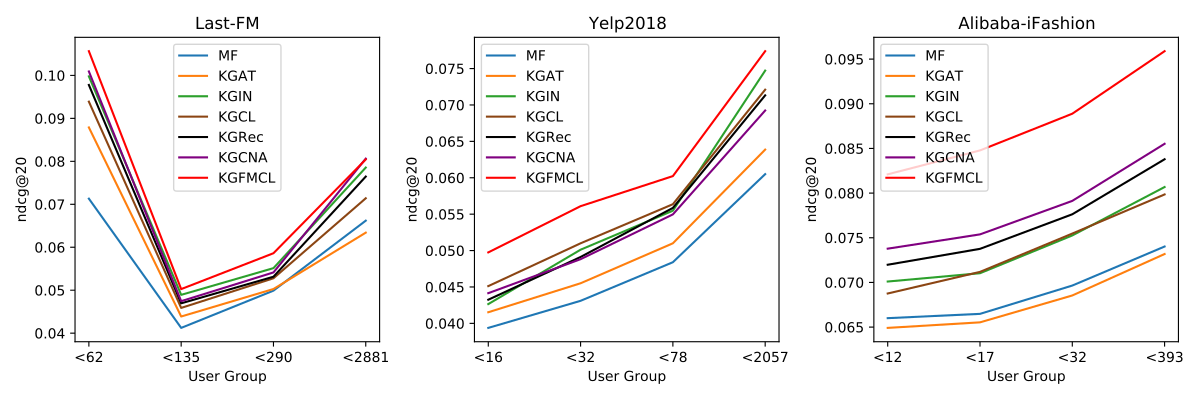

The Python source for this figure:
import matplotlib.pyplot as plt

# 构造数据
x = [1, 2, 3, 4]
last_fm = ['<62', '<135', '<290', '<2881']
yelp2018 = ['<16', '<32', '<78', '<2057']
alibaba_fashion = ['<12', '<17', '<32', '<393']
# mf
# last_fm
last_fm_mf_recall = [0.09599, 0.03338, 0.02045, 0.01133]
last_fm_mf_ndcg = [0.07131, 0.04123, 0.04990, 0.06619]
# yelp2018
yelp2018_mf_recall = [0.07233, 0.06572, 0.05696, 0.04045]
yelp2018_mf_ndcg = [0.03938, 0.04310, 0.04840, 0.06050]
# alibaba-fashion
alibaba_fashion_mf_recall = [0.11597, 0.10807, 0.0997, 0.08293]
alibaba_fashion_mf_ndcg = [0.06600, 0.06648, 0.06965, 0.07402]
# kgat
# last_fm
last_fm_kgat_recall = [0.11667, 0.03577, 0.02043, 0.01103]
last_fm_kgat_ndcg = [0.08789, 0.04388, 0.05028, 0.06340]
# yelp2018
yelp2018_kgat_recall = [0.07552, 0.06800, 0.06073, 0.04264]
yelp2018_kgat_ndcg = [0.04153, 0.04551, 0.05100, 0.06387]
# alibaba-fashion
alibaba_fashion_kgat_recall = [0.11343, 0.10643, 0.09800, 0.08099]
alibaba_fashion_kgat_ndcg = [0.06491, 0.06553, 0.06854, 0.07318]
# kgin
# last_fm
last_fm_kgin_recall = [0.12961, 0.03881, 0.02291, 0.01347]
last_fm_kgin_ndcg = [0.09978, 0.04892, 0.05514, 0.07855]
# yelp2018
yelp2018_kgin_recall = [0.07748, 0.07432, 0.06455, 0.04930]
yelp2018_kgin_ndcg = [0.04265, 0.05012, 0.05548, 0.07472]
# alibaba-fashion
alibaba_fashion_kgin_recall = [0.12092, 0.11413, 0.10544, 0.08933]
alibaba_fashion_kgin_ndcg = [0.07010, 0.07103, 0.07526, 0.08068]
# kgcl
# last_fm
# last_fm_kgcl_recall = [0.07732, 0.02111, 0.01166, 0.00592]
# last_fm_kgcl_ndcg = [0.05771, 0.04251, 0.05341, 0.06875]
last_fm_kgcl_recall = [0.12167, 0.03677, 0.02103, 0.01203]
last_fm_kgcl_ndcg = [0.09389, 0.04588, 0.05278, 0.07140]
# yelp2018
yelp2018_kgcl_recall = [0.08038, 0.07650, 0.06650, 0.04739]
yelp2018_kgcl_ndcg = [0.04512, 0.05100, 0.05637, 0.07210]
# alibaba-fashion
alibaba_fashion_kgcl_recall = [0.11840, 0.11306, 0.10480, 0.08806]
alibaba_fashion_kgcl_ndcg = [0.06876, 0.07118, 0.07547, 0.07985]
# KGRec
# last_fm
last_fm_kgrec_recall = [0.12847, 0.03755, 0.02173, 0.01302]
last_fm_kgrec_ndcg = [0.09778, 0.04695, 0.05314, 0.07645]
# yelp2018
yelp2018_kgrec_recall = [0.07861, 0.07452, 0.06465, 0.04911]
yelp2018_kgrec_ndcg = [0.04325, 0.04912, 0.05586, 0.07132]
# alibaba-fashion
alibaba_fashion_kgrec_recall = [0.12492, 0.11806, 0.10953, 0.09081]
alibaba_fashion_kgrec_ndcg = [0.07198, 0.07376, 0.07763, 0.08379]
# kgcna
# last_fm
last_fm_kgcna_recall = [0.13297, 0.03855, 0.02193, 0.01362]
last_fm_kgcna_ndcg = [0.10092, 0.04745, 0.05414, 0.08063]
# yelp2018
yelp2018_kgcna_recall = [0.07944, 0.07364, 0.06491, 0.04566]
yelp2018_kgcna_ndcg = [0.04415, 0.04882, 0.05497, 0.06924]
# alibaba-fashion
alibaba_fashion_kgcna_recall = [0.12772, 0.1207, 0.11159, 0.09490]
alibaba_fashion_kgcna_ndcg = [0.07378, 0.07538, 0.07913, 0.08552]
# kgccl
# last_fm
last_fm_kgcncl_recall = [0.13028, 0.03998, 0.02426, 0.01384]
last_fm_kgcncl_ndcg = [0.10564, 0.05026, 0.05861, 0.08044]
# yelp2018
yelp2018_kgcncl_recall = [0.08828, 0.08332, 0.07100, 0.04960]
yelp2018_kgcncl_ndcg = [0.04975, 0.05610, 0.06023, 0.07739]
# alibaba-fashion
alibaba_fashion_kgcncl_recall = [0.13863, 0.13261, 0.12146, 0.10287]
alibaba_fashion_kgcncl_ndcg = [0.08210, 0.08478, 0.08889, 0.09589]
# 创建画布和子图
fig1, axs1 = plt.subplots(1, 3, figsize=(12, 4))

# 画第一个子图
# 设置每个子图的横坐标标签
axs1[0].set_xticks(x)
axs1[0].set_xticklabels(last_fm)
axs1[0].plot(x, last_fm_mf_ndcg, label='MF')
axs1[0].plot(x, last_fm_kgat_ndcg, label='KGAT')
axs1[0].plot(x, last_fm_kgin_ndcg, label='KGIN')
axs1[0].plot(x, last_fm_kgcl_ndcg, label='KGCL', color='SaddleBrown')
axs1[0].plot(x, last_fm_kgrec_ndcg, label='KGRec', color='Black')
axs1[0].plot(x, last_fm_kgcna_ndcg, label='KGCNA', color='purple')
axs1[0].plot(x, last_fm_kgcncl_ndcg, label='KGFMCL', color='red')
axs1[0].set_title('Last-FM')
axs1[0].set_xlabel('User Group')
axs1[0].set_ylabel('ndcg@20')
axs1[0].legend()

# 画第二个子图
# 设置每个子图的横坐标标签
axs1[1].set_xticks(x)
axs1[1].set_xticklabels(yelp2018)
axs1[1].plot(x, yelp2018_mf_ndcg, label='MF')
axs1[1].plot(x, yelp2018_kgat_ndcg, label='KGAT')
axs1[1].plot(x, yelp2018_kgin_ndcg, label='KGIN')
axs1[1].plot(x, yelp2018_kgcl_ndcg, label='KGCL', color='SaddleBrown')
axs1[1].plot(x, yelp2018_kgrec_ndcg, label='KGRec', color='Black')
axs1[1].plot(x, yelp2018_kgcna_ndcg, label='KGCNA', color='purple')
axs1[1].plot(x, yelp2018_kgcncl_ndcg, label='KGFMCL', color='red')
axs1[1].set_title('Yelp2018')
axs1[1].set_xlabel('User Group')
axs1[1].set_ylabel('ndcg@20')
axs1[1].legend()

# 画第三个子图
# 设置每个子图的横坐标标签
axs1[2].set_xticks(x)
axs1[2].set_xticklabels(alibaba_fashion)
axs1[2].plot(x, alibaba_fashion_mf_ndcg, label='MF')
axs1[2].plot(x, alibaba_fashion_kgat_ndcg, label='KGAT')
axs1[2].plot(x, alibaba_fashion_kgin_ndcg, label='KGIN')
axs1[2].plot(x, alibaba_fashion_kgcl_ndcg, label='KGCL', color='SaddleBrown')
axs1[2].plot(x, alibaba_fashion_kgrec_ndcg, label='KGRec', color='Black')
axs1[2].plot(x, alibaba_fashion_kgcna_ndcg, label='KGCNA', color='purple')
axs1[2].plot(x, alibaba_fashion_kgcncl_ndcg, label='KGFMCL', color='red')
axs1[2].set_title('Alibaba-iFashion')
axs1[2].set_xlabel('User Group')
axs1[2].set_ylabel('ndcg@20')
axs1[2].legend()
# 设置整体标题和布局
# fig.suptitle('Multiple Line Charts with Multiple Lines in Each Subplot')
plt.tight_layout()
plt.savefig('sparsity_comparison_ndcg.eps', format='eps')
plt.savefig('sparsity_comparison_ndcg.pdf', format='pdf')
# 显示图表
plt.show()
